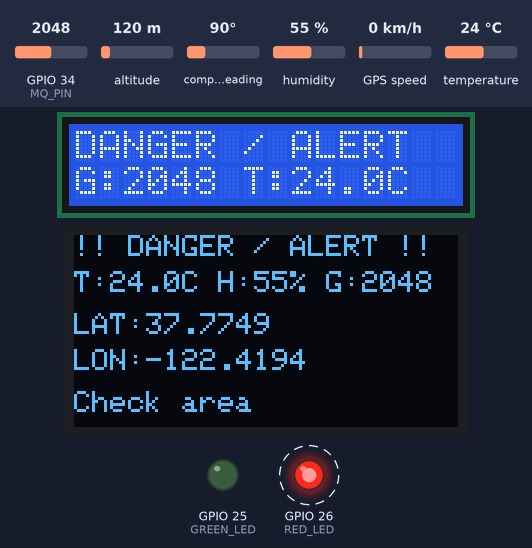
This sketch was run on a simulated ESP32. On the bench: 16×2 character LCD, 128×64 one-colour display, output pins drawn as LEDs (lit = HIGH). Dashed ring = blinking. Inputs (shaded band) come from the test bench; at power-on: GPIO 34 (MQ_PIN) = 2048, humidity 55 %, temperature 24 °C, altitude 120 m, compass heading 90°, GPS speed 0 km/h. WiFi joins after 1.5 s; servers stay silent unless stated; the GPS gets a fix after 3 s at 37.7749, -122.4194 with 8 satellites; what the sketch prints to the serial monitor is not drawn.

Above: at 7.4 s.
7.5 s: GPIO 34 (MQ_PIN) set to 1840
At 9.42 s:
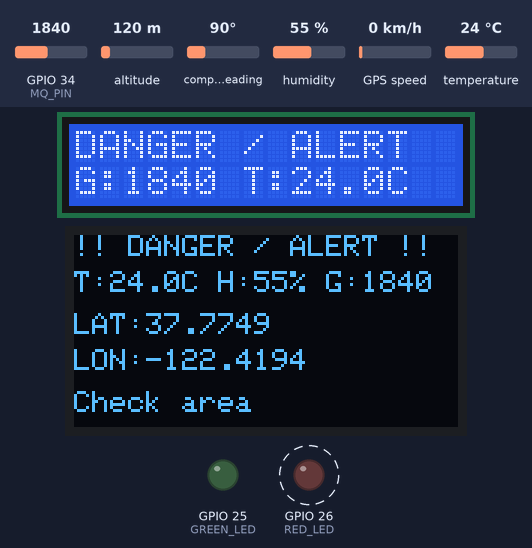
10.2 s: GPIO 34 (MQ_PIN) set to 1774
At 12.0 s:
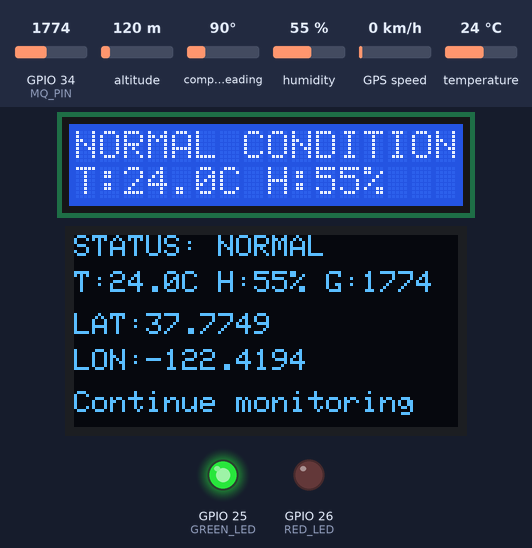
12.3 s: humidity set to 22 %
At 15.3 s:
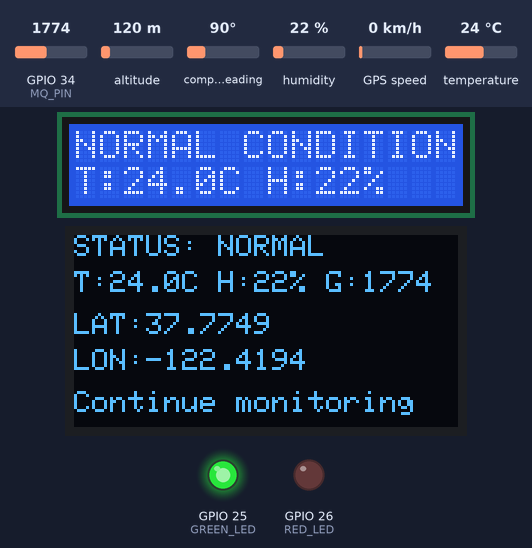
16.3 s: GPIO 34 (MQ_PIN) set to 2866
At 18.57 s:
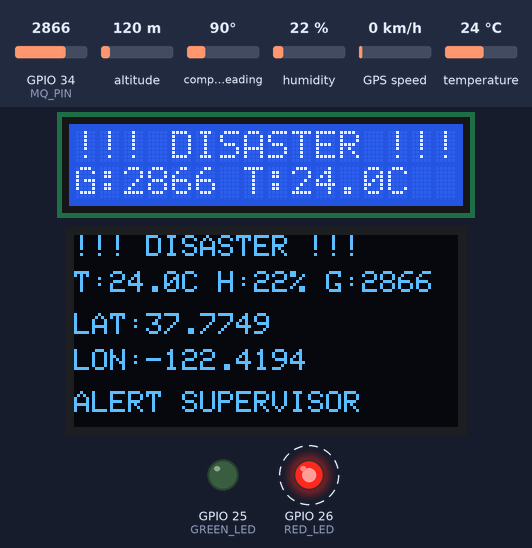
19.4 s: temperature set to 12 °C
At 23.4 s:
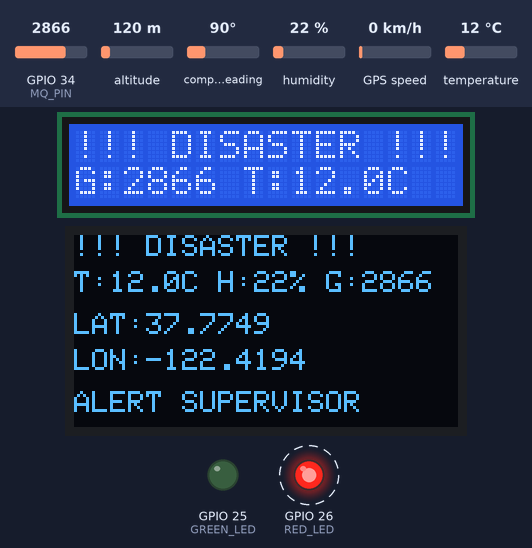
25.1 s: GPIO 34 (MQ_PIN) set to 1760
At 28.2 s:
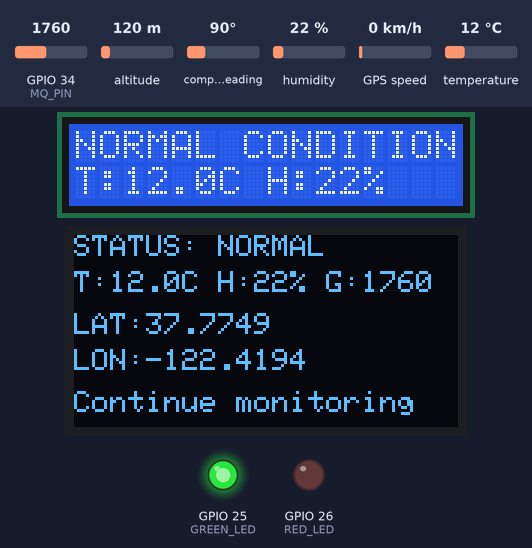
Timing chart, 0 to 29.3 s (numbered marks = the images above; inputs shaded):
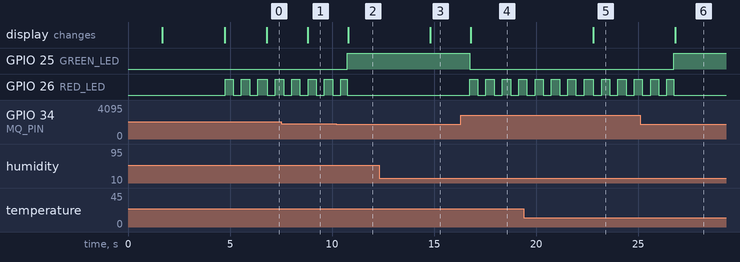

The sketch:

smart_industry_monitor.ino
```cpp
#include <Wire.h>
#include <LiquidCrystal_I2C.h>
#include <Adafruit_GFX.h>
#include <Adafruit_SSD1306.h>
#include <DHT.h>
#include <TinyGPSPlus.h>
#include <WiFi.h>        // NEW: Wi-Fi for the dashboard
#include <WebServer.h>   // NEW: serves /data as JSON

// ========== WI-FI (NEW) ==========
// Use a 2.4 GHz network. The ESP32 does not support 5 GHz.
const char* WIFI_SSID = "YOUR_WIFI_NAME";
const char* WIFI_PASS = "YOUR_WIFI_PASSWORD";
WebServer server(80);

// ========== PIN CONFIGURATION ==========
#define DHT_PIN       4
#define DHT_TYPE      DHT22
#define MQ_PIN        34

#define RED_LED       26
#define GREEN_LED     25

#define GPS_RX        16  // ESP32 receives from GPS TX
#define GPS_TX        17  // ESP32 transmits to GPS RX

// ========== DISPLAY CONFIGURATION ==========
#define LCD_ADDRESS   0x27
#define OLED_ADDRESS  0x3C

#define OLED_WIDTH    128
#define OLED_HEIGHT   64

LiquidCrystal_I2C lcd(LCD_ADDRESS, 16, 2);

Adafruit_SSD1306 oled(
  OLED_WIDTH, OLED_HEIGHT, &Wire, -1
);

// ========== SENSORS ==========
DHT dht(DHT_PIN, DHT_TYPE);
HardwareSerial gpsSerial(2);
TinyGPSPlus gps;

// ========== THRESHOLDS ==========
// EXAMPLE VALUES ONLY: calibrate before use.
// Keep these identical to the values at the top of dashboard/index.html.
const float MAX_TEMP_C        = 50.0;   // level 1: DANGER
const float MAX_TEMP_DISASTER = 60.0;   // level 2: DISASTER

// ESP32 ADC range is normally 0-4095.
// These thresholds are NOT calibrated gas concentrations.
const int GAS_THRESHOLD = 1800;         // level 1: DANGER
const int GAS_DISASTER  = 2600;         // level 2: DISASTER

// ========== LIVE SENSOR DATA ==========
float temperature = NAN;
float humidity = NAN;
int gasValue = 0;

bool sensorFault = true;
bool danger = true;
int  level = 0;   // 0 NORMAL, 1 DANGER, 2 DISASTER, 3 EVACUATE (gas AND temp at disaster)
bool redState = false;

// ========== TIMERS ==========
unsigned long lastSensorRead = 0;
unsigned long lastLCDUpdate = 0;
unsigned long lastOLEDUpdate = 0;
unsigned long lastBlink = 0;
unsigned long lastWifiCheck = 0;

const unsigned long SENSOR_INTERVAL = 2000;
const unsigned long DISPLAY_INTERVAL = 2000;
const unsigned long BLINK_INTERVAL = 400;
const unsigned long WIFI_CHECK_INTERVAL = 15000;

// ========== DASHBOARD ENDPOINT (NEW) ==========
void handleData() {
  bool fix = gps.location.isValid() && gps.location.age() < 5000;

  String json = "{";
  json += "\"temperature\":" + (isnan(temperature) ? String("null") : String(temperature, 1));
  json += ",\"humidity\":"   + (isnan(humidity)    ? String("null") : String(humidity, 0));
  json += ",\"gas\":" + String(gasValue);
  json += ",\"level\":" + String(level);
  json += ",\"fault\":" + String(sensorFault ? "true" : "false");
  json += ",\"lat\":" + (fix ? String(gps.location.lat(), 6) : String("null"));
  json += ",\"lng\":" + (fix ? String(gps.location.lng(), 6) : String("null"));
  json += "}";

  server.sendHeader("Access-Control-Allow-Origin", "*");  // lets the dashboard page read this
  server.sendHeader("Cache-Control", "no-store");
  server.send(200, "application/json", json);
}

void connectWiFi() {
  WiFi.mode(WIFI_STA);
  WiFi.begin(WIFI_SSID, WIFI_PASS);
  Serial.print("Connecting to Wi-Fi");
  unsigned long start = millis();
  while (WiFi.status() != WL_CONNECTED && millis() - start < 10000) {
    delay(300);
    Serial.print(".");
  }
  Serial.println();
  if (WiFi.status() == WL_CONNECTED) {
    Serial.print("Dashboard address: http://");
    Serial.print(WiFi.localIP());
    Serial.println("/data");
  } else {
    // The monitor keeps working without Wi-Fi. Only the dashboard needs it.
    Serial.println("Wi-Fi not connected. Local displays still work.");
  }
}

// ========== SETUP ==========
void setup() {
  Serial.begin(115200);

  pinMode(RED_LED, OUTPUT);
  pinMode(GREEN_LED, OUTPUT);

  digitalWrite(RED_LED, LOW);
  digitalWrite(GREEN_LED, LOW);

  // ESP32 I2C pins
  Wire.begin(21, 22);

  dht.begin();

  // GPS hardware UART
  gpsSerial.begin(9600, SERIAL_8N1, GPS_RX, GPS_TX);

  // LCD
  lcd.init();
  lcd.backlight();
  lcd.clear();
  lcd.setCursor(0, 0);
  lcd.print("INDUSTRIAL SAFE");
  lcd.setCursor(0, 1);
  lcd.print("Starting...");

  // OLED
  if (!oled.begin(SSD1306_SWITCHCAPVCC, OLED_ADDRESS)) {
    Serial.println("OLED initialization failed!");
    while (true) {
      digitalWrite(GREEN_LED, LOW);
      digitalWrite(RED_LED, !digitalRead(RED_LED));
      delay(300);
    }
  }

  oled.clearDisplay();
  oled.setTextSize(1);
  oled.setTextColor(SSD1306_WHITE);
  oled.setCursor(0, 0);
  oled.println("INDUSTRIAL SAFETY");
  oled.println("Initializing...");
  oled.display();

  // NEW: Wi-Fi and web server
  connectWiFi();
  server.on("/data", handleData);
  server.begin();

  if (WiFi.status() == WL_CONNECTED) {
    lcd.clear();
    lcd.setCursor(0, 0);
    lcd.print("Dashboard IP:");
    lcd.setCursor(0, 1);
    lcd.print(WiFi.localIP());
    delay(3000);
  }

  // Initial sensor reading
  readSensors();
  updateSafety();

  updateLCD();
  updateOLED();

  lastSensorRead = millis();
  lastLCDUpdate = millis();
  lastOLEDUpdate = millis();

  Serial.println("System started");
}

// ========== MAIN LOOP ==========
void loop() {
  // Process GPS continuously
  while (gpsSerial.available() > 0) {
    gps.encode(gpsSerial.read());
  }

  server.handleClient();  // NEW: answer dashboard requests

  unsigned long now = millis();

  // NEW: try to reconnect if Wi-Fi drops
  if (WiFi.status() != WL_CONNECTED && now - lastWifiCheck >= WIFI_CHECK_INTERVAL) {
    lastWifiCheck = now;
    WiFi.reconnect();
  }

  // Read sensors every 2 seconds
  if (now - lastSensorRead >= SENSOR_INTERVAL) {
    lastSensorRead = now;

    readSensors();
    updateSafety();

    Serial.print("Temperature: ");
    Serial.print(temperature);
    Serial.print(" C | Humidity: ");
    Serial.print(humidity);
    Serial.print(" % | Gas ADC: ");
    Serial.print(gasValue);
    Serial.print(" | Level: ");
    Serial.print(level);
    Serial.print(" | Status: ");
    Serial.println(danger ? "DANGER" : "NORMAL");
  }

  // LED indication
  if (danger) {
    digitalWrite(GREEN_LED, LOW);

    if (now - lastBlink >= BLINK_INTERVAL) {
      lastBlink = now;
      redState = !redState;
      digitalWrite(RED_LED, redState ? HIGH : LOW);
    }
  } else {
    digitalWrite(GREEN_LED, HIGH);
    digitalWrite(RED_LED, LOW);
    redState = false;
  }

  // Refresh displays
  if (now - lastLCDUpdate >= DISPLAY_INTERVAL) {
    lastLCDUpdate = now;
    updateLCD();
  }

  if (now - lastOLEDUpdate >= DISPLAY_INTERVAL) {
    lastOLEDUpdate = now;
    updateOLED();
  }
}

// ========== READ SENSORS ==========
void readSensors() {
  float t = dht.readTemperature();
  float h = dht.readHumidity();

  // ESP32 ADC
  gasValue = analogRead(MQ_PIN);

  temperature = t;
  humidity = h;
  sensorFault = (isnan(t) || isnan(h));
}

// ========== SAFETY DECISION ==========
void updateSafety() {
  bool tempKnown = !isnan(temperature);

  bool gasDanger    = gasValue >= GAS_THRESHOLD;
  bool gasDisaster  = gasValue >= GAS_DISASTER;
  bool tempDanger   = tempKnown && temperature >= MAX_TEMP_C;
  bool tempDisaster = tempKnown && temperature >= MAX_TEMP_DISASTER;

  if (gasDisaster && tempDisaster)      level = 3;  // EVACUATE
  else if (gasDisaster || tempDisaster) level = 2;  // DISASTER
  else if (gasDanger || tempDanger)     level = 1;  // DANGER
  else                                  level = 0;  // NORMAL

  danger = sensorFault || level > 0;

  if (danger) {
    digitalWrite(GREEN_LED, LOW);
  } else {
    digitalWrite(GREEN_LED, HIGH);
    digitalWrite(RED_LED, LOW);
  }
}

// ========== LCD ==========
void updateLCD() {
  lcd.clear();

  if (danger) {
    lcd.setCursor(0, 0);

    if (sensorFault) {
      lcd.print("SENSOR FAULT!");
    } else if (level == 1) {
      lcd.print("DANGER / ALERT");
    } else if (level == 2) {
      lcd.print("!!! DISASTER !!!");
    } else {
      lcd.print("EVACUATE / ALERT");
    }

    lcd.setCursor(0, 1);
    lcd.print("G:");
    lcd.print(gasValue);
    lcd.print(" T:");

    if (isnan(temperature)) {
      lcd.print("--");
    } else {
      lcd.print(temperature, 1);
    }
    lcd.print("C");

  } else {
    lcd.setCursor(0, 0);
    lcd.print("NORMAL CONDITION");

    lcd.setCursor(0, 1);
    lcd.print("T:");

    lcd.print(temperature, 1);
    lcd.print("C H:");
    lcd.print(humidity, 0);
    lcd.print("%");
  }
}

// ========== OLED ==========
void updateOLED() {
  oled.clearDisplay();
  oled.setTextSize(1);
  oled.setTextColor(SSD1306_WHITE);

  // Line 1: status
  oled.setCursor(0, 0);

  if (sensorFault) {
    oled.println("STATUS: SENSOR ERR");
  } else if (level == 1) {
    oled.println("!! DANGER / ALERT !!");
  } else if (level == 2) {
    oled.println("!!! DISASTER !!!");
  } else if (level == 3) {
    oled.println("!! EVACUATE NOW !!");
  } else {
    oled.println("STATUS: NORMAL");
  }

  // Line 2: temperature, humidity
  oled.setCursor(0, 12);
  oled.print("T:");

  if (isnan(temperature)) {
    oled.print("--");
  } else {
    oled.print(temperature, 1);
  }

  oled.print("C H:");

  if (isnan(humidity)) {
    oled.print("--");
  } else {
    oled.print(humidity, 0);
  }

  oled.print("% G:");
  oled.print(gasValue);

  // Line 3 and 4: GPS location
  oled.setCursor(0, 26);

  if (gps.location.isValid() &&
      gps.location.age() < 5000) {
    oled.print("LAT:");
    oled.print(gps.location.lat(), 4);

    oled.setCursor(0, 38);
    oled.print("LON:");
    oled.print(gps.location.lng(), 4);
  } else {
    oled.print("GPS: WAITING FOR FIX");
    oled.setCursor(0, 38);
    oled.print("Location unavailable");
  }

  // Line 5: recommended action
  oled.setCursor(0, 52);

  if (sensorFault) {
    oled.print("CHECK SENSOR");
  } else if (level == 1) {
    oled.print("Check area");
  } else if (level == 2) {
    oled.print("ALERT SUPERVISOR");
  } else if (level == 3) {
    oled.print("EVACUATE / ALERT");
  } else {
    oled.print("Continue monitoring");
  }

  oled.display();
}
```

Measured:
- the behaviour switches between 1800 and 1799 on GPIO 34 (MQ_PIN) (found by bisection; images 1 and 2)
- after the input at 7.5 s, the display: changes after 1.3 s (image 1)
- after the input at 10.2 s, GPIO 25 (GREEN_LED): LOW → HIGH after 0.54 s; the display: changes after 0.60 s (image 2)
- after the input at 12.3 s, the display: changes after 2.5 s (image 3)
- after the input at 16.3 s, GPIO 25 (GREEN_LED): HIGH → LOW after 0.44 s; GPIO 26 (RED_LED): alternates HIGH for 0.40 s and LOW for 0.40 s, starting after 0.44 s; the display: changes after 0.50 s (image 4)
- after the input at 19.4 s, the display: changes after 3.4 s (image 5)
- after the input at 25.1 s, GPIO 25 (GREEN_LED): LOW → HIGH after 1.6 s; the display: changes after 1.7 s (image 6)
- by itself, GPIO 26 (RED_LED): alternates HIGH for 0.40 s and LOW for 0.40 s
